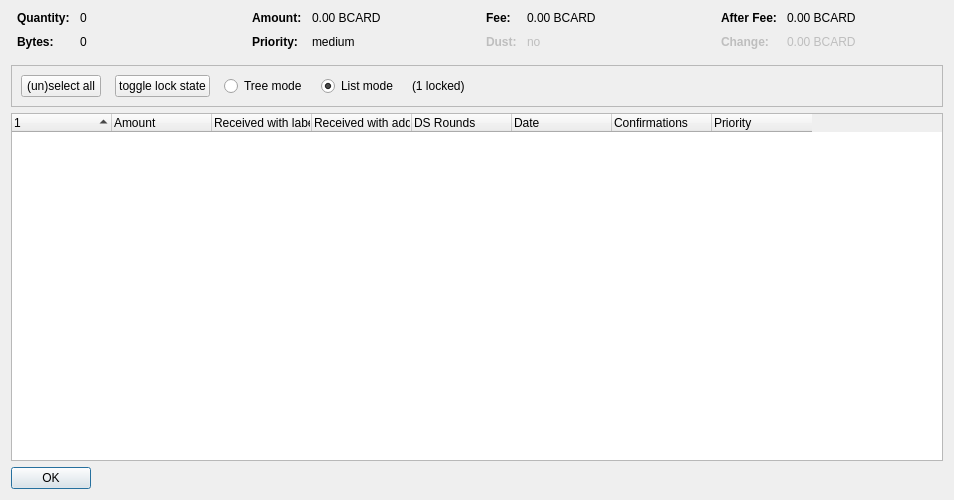
<?xml version="1.0" encoding="UTF-8"?>
<ui version="4.0">
 <class>CoinControlDialog</class>
 <widget class="QDialog" name="CoinControlDialog">
  <property name="geometry">
   <rect>
    <x>0</x>
    <y>0</y>
    <width>954</width>
    <height>500</height>
   </rect>
  </property>
  <property name="windowTitle">
   <string>Coin Selection</string>
  </property>
  <layout class="QVBoxLayout" name="verticalLayout">
   <item>
    <layout class="QHBoxLayout" name="horizontalLayoutTop" stretch="0,0,0,0">
     <property name="topMargin">
      <number>0</number>
     </property>
     <property name="bottomMargin">
      <number>10</number>
     </property>
     <item>
      <layout class="QFormLayout" name="formLayoutCoinControl1">
       <property name="horizontalSpacing">
        <number>10</number>
       </property>
       <property name="verticalSpacing">
        <number>10</number>
       </property>
       <property name="leftMargin">
        <number>6</number>
       </property>
       <property name="rightMargin">
        <number>6</number>
       </property>
       <item row="0" column="0">
        <widget class="QLabel" name="labelCoinControlQuantityText">
         <property name="font">
          <font>
           <weight>75</weight>
           <bold>true</bold>
          </font>
         </property>
         <property name="text">
          <string>Quantity:</string>
         </property>
        </widget>
       </item>
       <item row="0" column="1">
        <widget class="QLabel" name="labelCoinControlQuantity">
         <property name="cursor">
          <cursorShape>IBeamCursor</cursorShape>
         </property>
         <property name="contextMenuPolicy">
          <enum>Qt::ActionsContextMenu</enum>
         </property>
         <property name="text">
          <string notr="true">0</string>
         </property>
         <property name="textInteractionFlags">
          <set>Qt::LinksAccessibleByMouse|Qt::TextSelectableByKeyboard|Qt::TextSelectableByMouse</set>
         </property>
        </widget>
       </item>
       <item row="1" column="0">
        <widget class="QLabel" name="labelCoinControlBytesText">
         <property name="font">
          <font>
           <weight>75</weight>
           <bold>true</bold>
          </font>
         </property>
         <property name="text">
          <string>Bytes:</string>
         </property>
        </widget>
       </item>
       <item row="1" column="1">
        <widget class="QLabel" name="labelCoinControlBytes">
         <property name="cursor">
          <cursorShape>IBeamCursor</cursorShape>
         </property>
         <property name="contextMenuPolicy">
          <enum>Qt::ActionsContextMenu</enum>
         </property>
         <property name="text">
          <string notr="true">0</string>
         </property>
         <property name="textInteractionFlags">
          <set>Qt::LinksAccessibleByMouse|Qt::TextSelectableByKeyboard|Qt::TextSelectableByMouse</set>
         </property>
        </widget>
       </item>
      </layout>
     </item>
     <item>
      <layout class="QFormLayout" name="formLayoutCoinControl2">
       <property name="horizontalSpacing">
        <number>10</number>
       </property>
       <property name="verticalSpacing">
        <number>10</number>
       </property>
       <property name="leftMargin">
        <number>6</number>
       </property>
       <property name="rightMargin">
        <number>6</number>
       </property>
       <item row="0" column="0">
        <widget class="QLabel" name="labelCoinControlAmountText">
         <property name="font">
          <font>
           <weight>75</weight>
           <bold>true</bold>
          </font>
         </property>
         <property name="text">
          <string>Amount:</string>
         </property>
        </widget>
       </item>
       <item row="0" column="1">
        <widget class="QLabel" name="labelCoinControlAmount">
         <property name="cursor">
          <cursorShape>IBeamCursor</cursorShape>
         </property>
         <property name="contextMenuPolicy">
          <enum>Qt::ActionsContextMenu</enum>
         </property>
         <property name="text">
          <string notr="true">0.00 BCARD</string>
         </property>
         <property name="textInteractionFlags">
          <set>Qt::LinksAccessibleByMouse|Qt::TextSelectableByKeyboard|Qt::TextSelectableByMouse</set>
         </property>
        </widget>
       </item>
       <item row="1" column="0">
        <widget class="QLabel" name="labelCoinControlPriorityText">
         <property name="font">
          <font>
           <weight>75</weight>
           <bold>true</bold>
          </font>
         </property>
         <property name="text">
          <string>Priority:</string>
         </property>
        </widget>
       </item>
       <item row="1" column="1">
        <widget class="QLabel" name="labelCoinControlPriority">
         <property name="cursor">
          <cursorShape>IBeamCursor</cursorShape>
         </property>
         <property name="contextMenuPolicy">
          <enum>Qt::ActionsContextMenu</enum>
         </property>
         <property name="text">
          <string>medium</string>
         </property>
         <property name="textInteractionFlags">
          <set>Qt::LinksAccessibleByMouse|Qt::TextSelectableByKeyboard|Qt::TextSelectableByMouse</set>
         </property>
        </widget>
       </item>
      </layout>
     </item>
     <item>
      <layout class="QFormLayout" name="formLayoutCoinControl3">
       <property name="horizontalSpacing">
        <number>10</number>
       </property>
       <property name="verticalSpacing">
        <number>10</number>
       </property>
       <property name="leftMargin">
        <number>6</number>
       </property>
       <property name="rightMargin">
        <number>6</number>
       </property>
       <item row="0" column="0">
        <widget class="QLabel" name="labelCoinControlFeeText">
         <property name="font">
          <font>
           <weight>75</weight>
           <bold>true</bold>
          </font>
         </property>
         <property name="text">
          <string>Fee:</string>
         </property>
        </widget>
       </item>
       <item row="0" column="1">
        <widget class="QLabel" name="labelCoinControlFee">
         <property name="cursor">
          <cursorShape>IBeamCursor</cursorShape>
         </property>
         <property name="contextMenuPolicy">
          <enum>Qt::ActionsContextMenu</enum>
         </property>
         <property name="text">
          <string notr="true">0.00 BCARD</string>
         </property>
         <property name="textInteractionFlags">
          <set>Qt::LinksAccessibleByMouse|Qt::TextSelectableByKeyboard|Qt::TextSelectableByMouse</set>
         </property>
        </widget>
       </item>
       <item row="1" column="0">
        <widget class="QLabel" name="labelCoinControlLowOutputText">
         <property name="enabled">
          <bool>false</bool>
         </property>
         <property name="font">
          <font>
           <weight>75</weight>
           <bold>true</bold>
          </font>
         </property>
         <property name="text">
          <string>Dust:</string>
         </property>
        </widget>
       </item>
       <item row="1" column="1">
        <widget class="QLabel" name="labelCoinControlLowOutput">
         <property name="enabled">
          <bool>false</bool>
         </property>
         <property name="cursor">
          <cursorShape>IBeamCursor</cursorShape>
         </property>
         <property name="contextMenuPolicy">
          <enum>Qt::ActionsContextMenu</enum>
         </property>
         <property name="text">
          <string>no</string>
         </property>
         <property name="textInteractionFlags">
          <set>Qt::LinksAccessibleByMouse|Qt::TextSelectableByKeyboard|Qt::TextSelectableByMouse</set>
         </property>
        </widget>
       </item>
      </layout>
     </item>
     <item>
      <layout class="QFormLayout" name="formLayoutCoinControl4">
       <property name="horizontalSpacing">
        <number>10</number>
       </property>
       <property name="verticalSpacing">
        <number>10</number>
       </property>
       <property name="leftMargin">
        <number>6</number>
       </property>
       <property name="rightMargin">
        <number>6</number>
       </property>
       <item row="0" column="0">
        <widget class="QLabel" name="labelCoinControlAfterFeeText">
         <property name="font">
          <font>
           <weight>75</weight>
           <bold>true</bold>
          </font>
         </property>
         <property name="text">
          <string>After Fee:</string>
         </property>
        </widget>
       </item>
       <item row="0" column="1">
        <widget class="QLabel" name="labelCoinControlAfterFee">
         <property name="cursor">
          <cursorShape>IBeamCursor</cursorShape>
         </property>
         <property name="contextMenuPolicy">
          <enum>Qt::ActionsContextMenu</enum>
         </property>
         <property name="text">
          <string notr="true">0.00 BCARD</string>
         </property>
         <property name="textInteractionFlags">
          <set>Qt::LinksAccessibleByMouse|Qt::TextSelectableByKeyboard|Qt::TextSelectableByMouse</set>
         </property>
        </widget>
       </item>
       <item row="1" column="0">
        <widget class="QLabel" name="labelCoinControlChangeText">
         <property name="enabled">
          <bool>false</bool>
         </property>
         <property name="font">
          <font>
           <weight>75</weight>
           <bold>true</bold>
          </font>
         </property>
         <property name="text">
          <string>Change:</string>
         </property>
        </widget>
       </item>
       <item row="1" column="1">
        <widget class="QLabel" name="labelCoinControlChange">
         <property name="enabled">
          <bool>false</bool>
         </property>
         <property name="cursor">
          <cursorShape>IBeamCursor</cursorShape>
         </property>
         <property name="contextMenuPolicy">
          <enum>Qt::ActionsContextMenu</enum>
         </property>
         <property name="text">
          <string notr="true">0.00 BCARD</string>
         </property>
         <property name="textInteractionFlags">
          <set>Qt::LinksAccessibleByMouse|Qt::TextSelectableByKeyboard|Qt::TextSelectableByMouse</set>
         </property>
        </widget>
       </item>
      </layout>
     </item>
    </layout>
   </item>
   <item>
    <widget class="QFrame" name="frame">
     <property name="minimumSize">
      <size>
       <width>0</width>
       <height>40</height>
      </size>
     </property>
     <property name="frameShape">
      <enum>QFrame::StyledPanel</enum>
     </property>
     <property name="frameShadow">
      <enum>QFrame::Sunken</enum>
     </property>
     <layout class="QHBoxLayout" name="horizontalLayout">
      <item>
       <layout class="QHBoxLayout" name="horizontalLayoutPanel" stretch="0,0,0,0,0,0">
        <property name="spacing">
         <number>14</number>
        </property>
        <item>
         <widget class="QPushButton" name="pushButtonSelectAll">
          <property name="sizePolicy">
           <sizepolicy hsizetype="Maximum" vsizetype="Fixed">
            <horstretch>0</horstretch>
            <verstretch>0</verstretch>
           </sizepolicy>
          </property>
          <property name="text">
           <string>(un)select all</string>
          </property>
          <property name="autoDefault">
           <bool>false</bool>
          </property>
         </widget>
        </item>
        <item>
         <widget class="QPushButton" name="pushButtonToggleLock">
          <property name="sizePolicy">
           <sizepolicy hsizetype="Maximum" vsizetype="Fixed">
            <horstretch>0</horstretch>
            <verstretch>0</verstretch>
           </sizepolicy>
          </property>
          <property name="text">
           <string>toggle lock state</string>
          </property>
          <property name="autoDefault">
           <bool>false</bool>
          </property>
         </widget>
        </item>
        <item>
         <widget class="QRadioButton" name="radioTreeMode">
          <property name="sizePolicy">
           <sizepolicy hsizetype="Maximum" vsizetype="Fixed">
            <horstretch>0</horstretch>
            <verstretch>0</verstretch>
           </sizepolicy>
          </property>
          <property name="text">
           <string>Tree mode</string>
          </property>
         </widget>
        </item>
        <item>
         <widget class="QRadioButton" name="radioListMode">
          <property name="sizePolicy">
           <sizepolicy hsizetype="Maximum" vsizetype="Fixed">
            <horstretch>0</horstretch>
            <verstretch>0</verstretch>
           </sizepolicy>
          </property>
          <property name="text">
           <string>List mode</string>
          </property>
          <property name="checked">
           <bool>true</bool>
          </property>
         </widget>
        </item>
        <item>
         <widget class="QLabel" name="labelLocked">
          <property name="text">
           <string>(1 locked)</string>
          </property>
         </widget>
        </item>
        <item>
         <spacer name="horizontalSpacer">
          <property name="orientation">
           <enum>Qt::Horizontal</enum>
          </property>
          <property name="sizeHint" stdset="0">
           <size>
            <width>40</width>
            <height>20</height>
           </size>
          </property>
         </spacer>
        </item>
       </layout>
      </item>
     </layout>
    </widget>
   </item>
   <item>
    <widget class="CoinControlTreeWidget" name="treeWidget">
     <property name="contextMenuPolicy">
      <enum>Qt::CustomContextMenu</enum>
     </property>
     <property name="sortingEnabled">
      <bool>false</bool>
     </property>
     <property name="columnCount">
      <number>8</number>
     </property>
     <attribute name="headerShowSortIndicator" stdset="0">
      <bool>true</bool>
     </attribute>
     <attribute name="headerStretchLastSection">
      <bool>false</bool>
     </attribute>
     <column>
      <property name="text">
       <string/>
      </property>
     </column>
     <column>
      <property name="text">
       <string>Amount</string>
      </property>
     </column>
     <column>
      <property name="text">
       <string>Received with label</string>
      </property>
     </column>
     <column>
      <property name="text">
       <string>Received with address</string>
      </property>
     </column>
     <column>
      <property name="text">
       <string>DS Rounds</string>
      </property>
     </column>
     <column>
      <property name="text">
       <string>Date</string>
      </property>
     </column>
     <column>
      <property name="text">
       <string>Confirmations</string>
      </property>
      <property name="toolTip">
       <string>Confirmed</string>
      </property>
     </column>
     <column>
      <property name="text">
       <string>Priority</string>
      </property>
     </column>
    </widget>
   </item>
   <item>
    <widget class="QDialogButtonBox" name="buttonBox">
     <property name="sizePolicy">
      <sizepolicy hsizetype="Maximum" vsizetype="Fixed">
       <horstretch>0</horstretch>
       <verstretch>0</verstretch>
      </sizepolicy>
     </property>
     <property name="orientation">
      <enum>Qt::Horizontal</enum>
     </property>
     <property name="standardButtons">
      <set>QDialogButtonBox::Ok</set>
     </property>
    </widget>
   </item>
  </layout>
 </widget>
 <customwidgets>
  <customwidget>
   <class>CoinControlTreeWidget</class>
   <extends>QTreeWidget</extends>
   <header>coincontroltreewidget.h</header>
  </customwidget>
 </customwidgets>
 <resources/>
 <connections/>
</ui>
